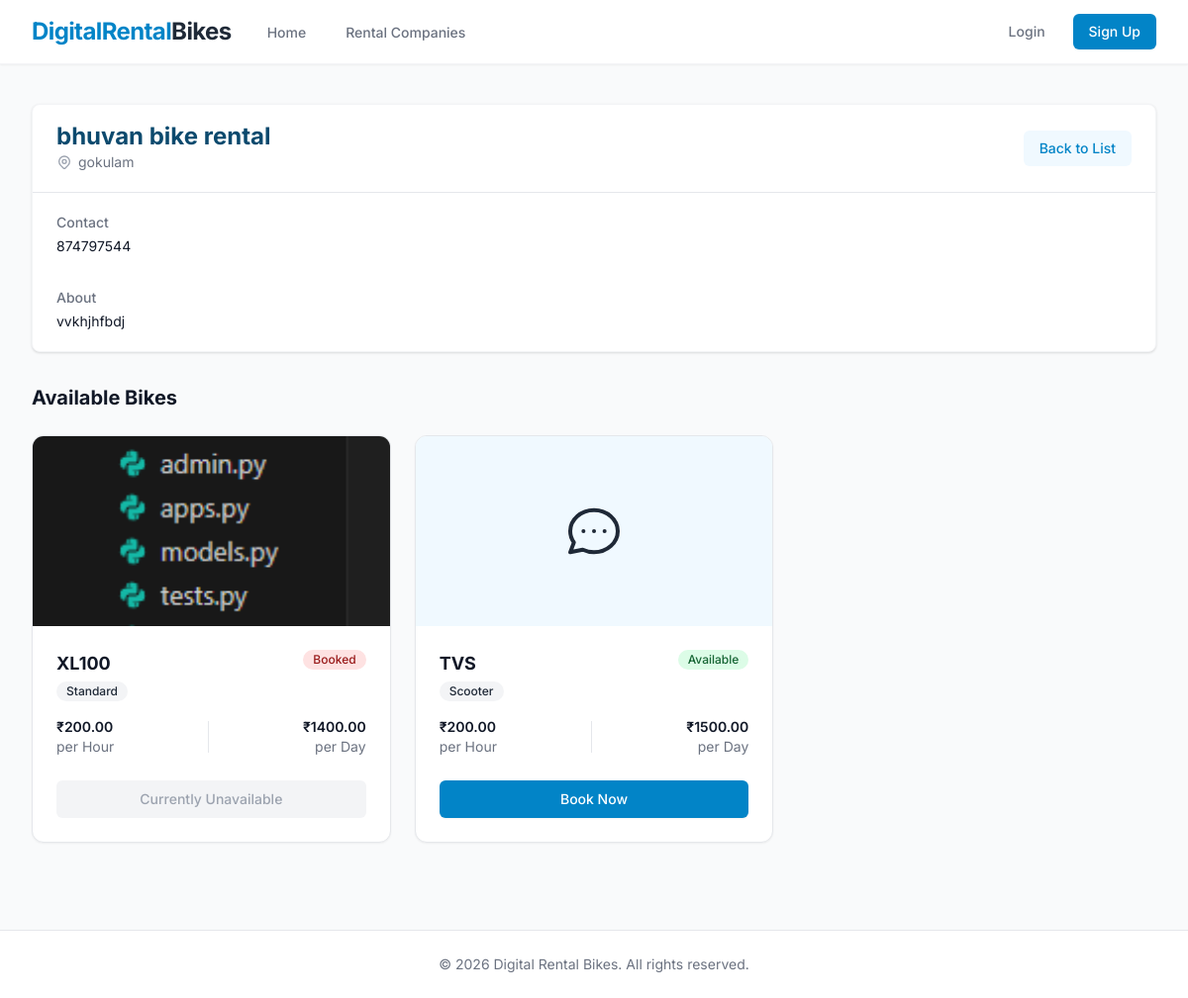
/companies/2/, run on an earlier commit of the app's database.
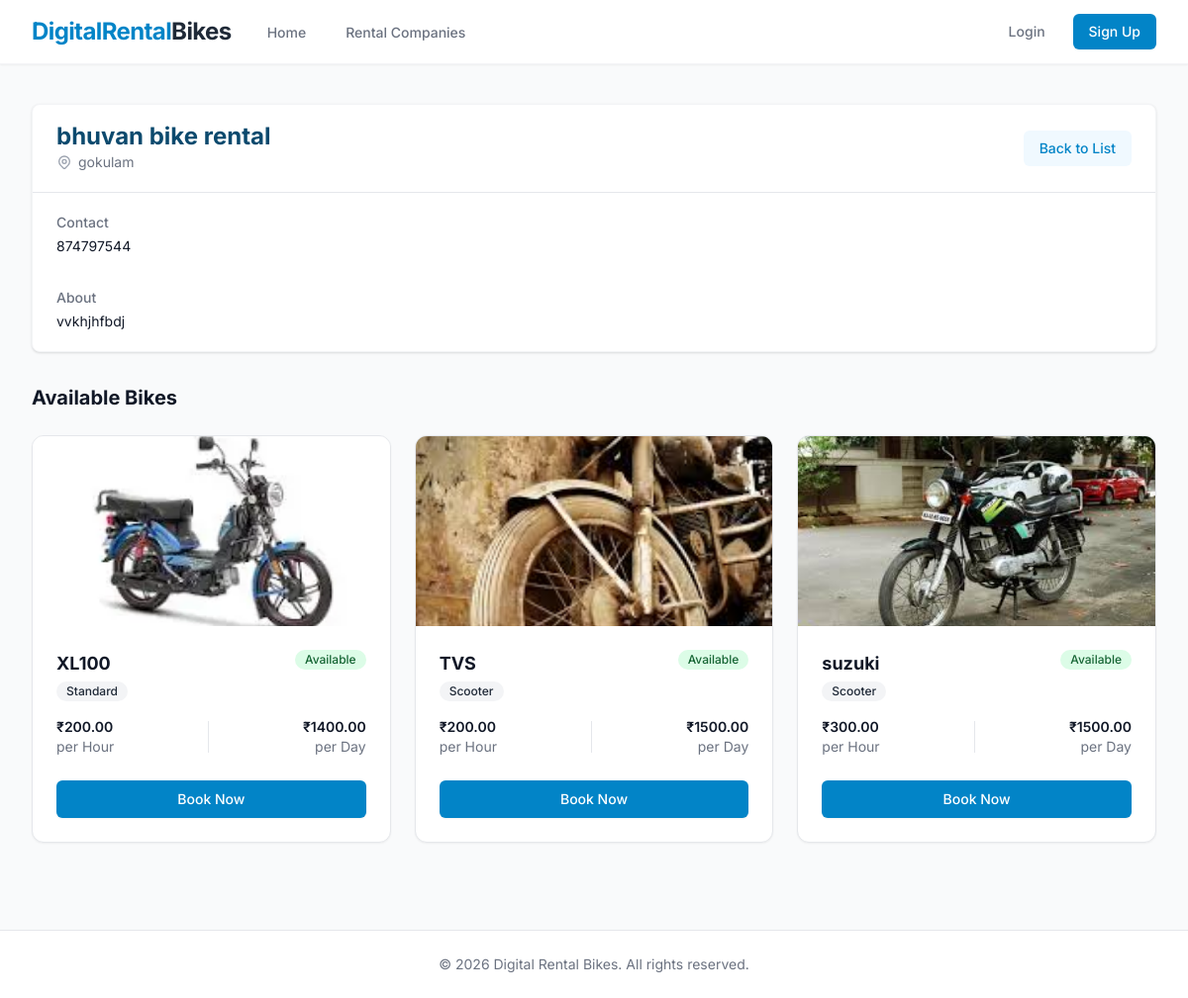
And on a later commit of the database.
### core/models.py (models this page shows, shortened)
class Bike(models.Model):
    class BikeType(models.TextChoices):
        SCOOTER = 'Scooter', 'Scooter'
        SPORTS = 'Sports', 'Sports'
        ELECTRIC = 'Electric', 'Electric'
        CRUISER = 'Cruiser', 'Cruiser'
        DIRT = 'Dirt Bike', 'Dirt Bike'
        STANDARD = 'Standard', 'Standard'
    company = models.ForeignKey(Company, on_delete=models.CASCADE, related_name='bikes')
    bike_name = models.CharField(max_length=255)
    bike_type = models.CharField(max_length=50, choices=BikeType.choices)
    price_per_hour = models.DecimalField(max_digits=10, decimal_places=2)
    price_per_day = models.DecimalField(max_digits=10, decimal_places=2)
    is_available = models.BooleanField(default=True)
    image = models.ImageField(upload_to='bikes/', blank=True, null=True)
    latitude = models.DecimalField(max_digits=9, decimal_places=6, null=True, blank=True)
    longitude = models.DecimalField(max_digits=9, decimal_places=6, null=True, blank=True)
    created_at = models.DateTimeField(auto_now_add=True)

### core/views.py (the view)
# urls.py: path('companies/<int:company_id>/', views.company_detail, name='company_detail'),
def company_detail(request, company_id):
    company = get_object_or_404(Company, id=company_id)
    bikes = company.bikes.all() # using related_name
    return render(request, 'core/company_detail.html', {'company': company, 'bikes': bikes})

### core/templates/core/company_detail.html (shortened to what the changed rows need)
{% extends 'base.html' %}
{% block content %}
<div class="max-w-7xl mx-auto px-4 sm:px-6 lg:px-8 py-10">
    {% if bikes %}
    <div class="grid grid-cols-1 gap-6 sm:grid-cols-2 lg:grid-cols-3">
        {% for bike in bikes %}
        <div class="bg-white rounded-xl shadow-sm border border-gray-200 overflow-hidden hover:shadow-lg transition-transform transform hover:-translate-y-1">
            {% if bike.image %}
            <div class="h-48 w-full bg-gray-200">
                <img src="{{ bike.image.url }}" alt="{{ bike.bike_name }}" class="w-full h-full object-cover">
            </div>
            {% else %}
            <div class="h-48 w-full bg-brand-50 flex items-center justify-center">
            </div>
            {% endif %}
            <div class="p-6">
                <div class="flex justify-between items-start mb-4">
                    <div>
                        <h5 class="text-lg font-bold text-gray-900">{{ bike.bike_name }}</h5>
                        <span class="inline-flex items-center px-2.5 py-0.5 rounded-full text-xs font-medium bg-gray-100 text-gray-800">
                            {{ bike.bike_type }}
                        </span>
                    </div>
                    {% if bike.is_available %}
                    <span class="inline-flex items-center px-2.5 py-0.5 rounded-full text-xs font-medium bg-green-100 text-green-800">
                        Available
                    </span>
                    {% else %}
                    <span class="inline-flex items-center px-2.5 py-0.5 rounded-full text-xs font-medium bg-red-100 text-red-800">
                        Booked
                    </span>
                    {% endif %}
                </div>
                <div class="flex justify-between items-center text-sm text-gray-500 mb-6">
                    <div class="flex flex-col">
                        <span class="font-semibold text-gray-900">₹{{ bike.price_per_hour }}</span>
                        <span>per Hour</span>
                    </div>
                    <div class="flex flex-col text-right">
                        <span class="font-semibold text-gray-900">₹{{ bike.price_per_day }}</span>
                        <span>per Day</span>
                    </div>
                </div>
                {% if bike.is_available %}
                <a href="{% url 'book_bike' bike.id %}" class="w-full flex justify-center items-center px-4 py-2 border border-transparent shadow-sm text-sm font-medium rounded-md text-white bg-brand-600 hover:bg-brand-700 transition">
                    Book Now
                </a>
                {% else %}
                <button disabled class="w-full flex justify-center items-center px-4 py-2 border border-transparent text-sm font-medium rounded-md text-gray-400 bg-gray-100 cursor-not-allowed">
                    Currently Unavailable
                </button>
                {% endif %}
            </div>
        </div>
        {% endfor %}
    </div>
    {% endif %}
</div>
{% endblock %}

What changed in the data, as far as the page shows it:
changed Bike "XL100": image: a different picture; is_available "Booked Currently Unavailable" → "Available Book Now"
changed Bike "TVS": image empty → "bikes/old.jpg" (drawn); image: picture added
added Bike: image (picture), bike_name "suzuki", bike_type "Scooter", is_available "Available", price_per_hour "300.00", price_per_day "1500.00"
